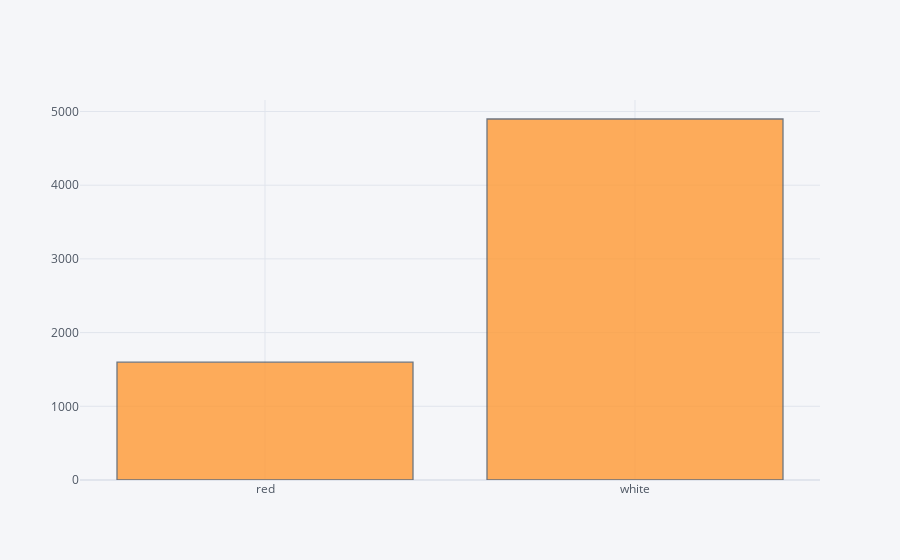

Source (notebook cell):
### Code cell
df['type'].iplot(kind='hist')

### Figure 1 — Plotly figure (JSON) as saved in the notebook; plotly's stock layout.template omitted (floating-point values rounded to 4 significant figures; data arrays with more than 128 entries replaced by an {"elided": "..."} marker saying what was removed)
{"data": [{"histfunc": "count", "histnorm": "", "marker": {"color": "rgba(255, 153, 51, 1.0)", "line": {"color": "#4D5663", "width": 1.3}}, "name": "type", "opacity": 0.8, "orientation": "v", "type": "histogram", "x": {"elided": "6497 str values"}}], "layout": {"barmode": "overlay", "legend": {"bgcolor": "#F5F6F9", "font": {"color": "#4D5663"}}, "paper_bgcolor": "#F5F6F9", "plot_bgcolor": "#F5F6F9", "title": {"font": {"color": "#4D5663"}}, "xaxis": {"gridcolor": "#E1E5ED", "showgrid": true, "tickfont": {"color": "#4D5663"}, "title": {"font": {"color": "#4D5663"}, "text": ""}, "zerolinecolor": "#E1E5ED"}, "yaxis": {"gridcolor": "#E1E5ED", "showgrid": true, "tickfont": {"color": "#4D5663"}, "title": {"font": {"color": "#4D5663"}, "text": ""}, "zerolinecolor": "#E1E5ED"}}}
